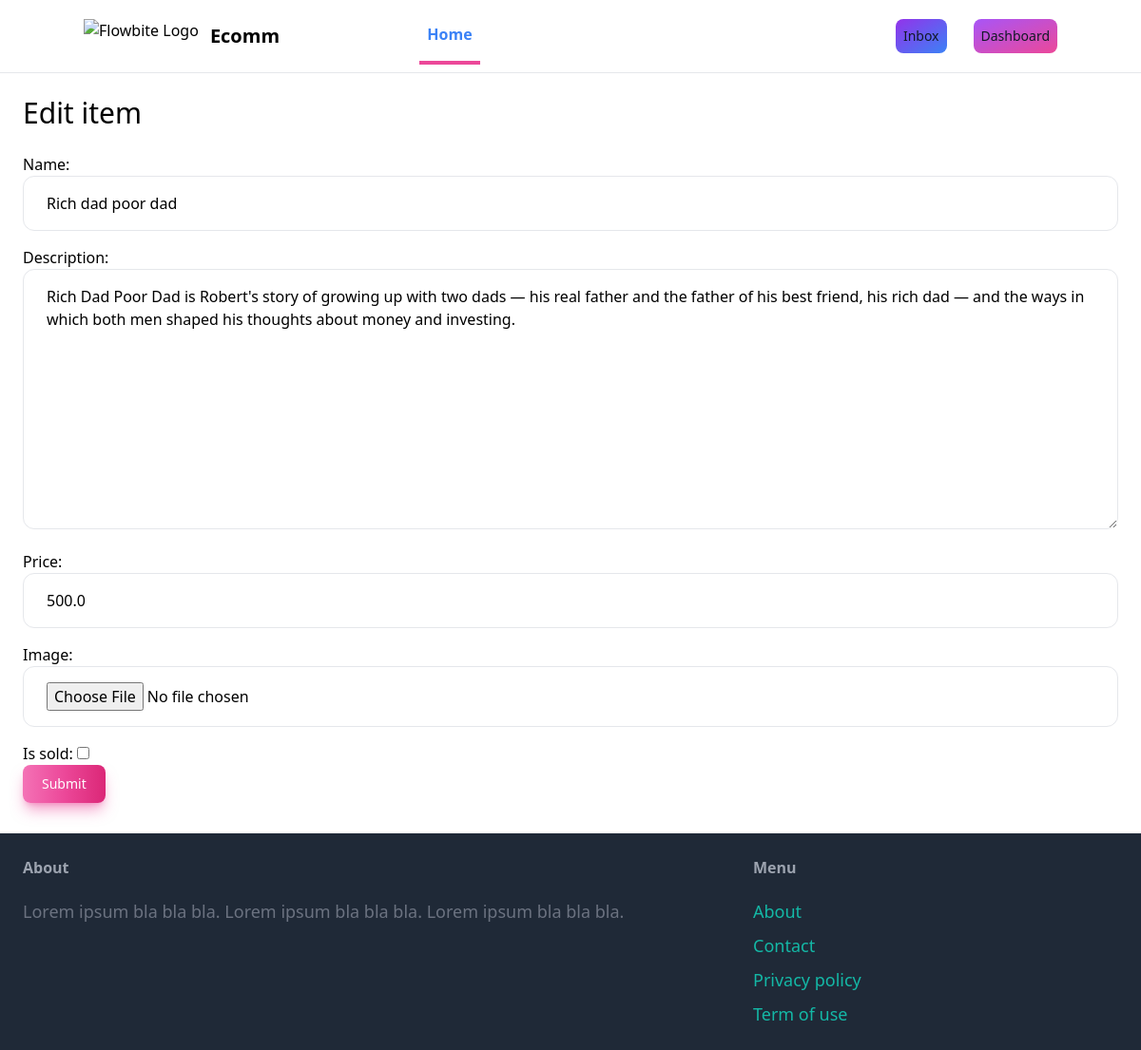
Page /items/7/edit/ (signed in) on the committed database.
### item/models.py (models this page shows, shortened)
class Item(models.Model):
    category = models.ForeignKey(Category, related_name='items', on_delete=models.CASCADE)
    name = models.CharField(max_length=255)
    description = models.TextField(blank=True, null=True)
    price = models.FloatField()
    image = models.ImageField(upload_to='item_images', blank=True, null=True)
    is_sold = models.BooleanField(default=False)
    created_by = models.ForeignKey(User, related_name='items', on_delete=models.CASCADE)
    created_at = models.DateTimeField(auto_now_add=True)

### item/views.py (the view)
# urls.py: path('<int:pk>/edit/', views.edit, name='edit'),
@login_required
def edit(request, pk):
    item = get_object_or_404(Item, pk=pk, created_by=request.user)
    if request.method == 'POST':
        form = EditItemForm(request.POST, request.FILES, instance=item)
        if form.is_valid():
            form.save()
            return redirect('item:detail', pk=item.id)
    else:
        form = EditItemForm(instance=item)
    return render(request, 'item/form.html', {
        'form': form,
        'title': 'Edit item',
    })

### item/forms.py
class EditItemForm(forms.ModelForm):
    class Meta:
        model = Item
        fields = ('name', 'description', 'price', 'image', 'is_sold')
        widgets = {
            'name': forms.TextInput(attrs={
                'class': INPUT_CLASSES
            }),
            'description': forms.Textarea(attrs={
                'class': INPUT_CLASSES
            }),
            'price': forms.TextInput(attrs={
                'class': INPUT_CLASSES
            }),
            'image': forms.FileInput(attrs={
                'class': INPUT_CLASSES
            })
        }

### item/templates/item/form.html (shortened to what this page needs)
{% extends 'core/base.html' %}
{% block content %}
<h1 class="mb-6 text-3xl">{{ title }}</h1>
<form method="post" action="." enctype="multipart/form-data">
    <div class="space-y-4">
        {{ form.as_p }}
    </div>
    <button class="text-white bg-gradient-to-r from-pink-400 via-pink-500 to-pink-600 hover:bg-gradient-to-br focus:ring-4 focus:outline-none focus:ring-pink-300 dark:focus:ring-pink-800 shadow-lg shadow-pink-500/50 dark:shadow-lg dark:shadow-pink-800/80 font-medium rounded-lg text-sm px-5 py-2.5 text-center mr-2 mb-2">Submit</button>
</form>
{% endblock %}

### rows in the picture
Item: name "Rich dad poor dad", description "Rich Dad Poor Dad is Robert's story of growing up with two dads — his real father and the father of his best friend, his rich dad — and the ways in which both men shaped his thoughts about money and investing.", price "500.0"

### other values in the picture
{{ title }} "Edit item"
